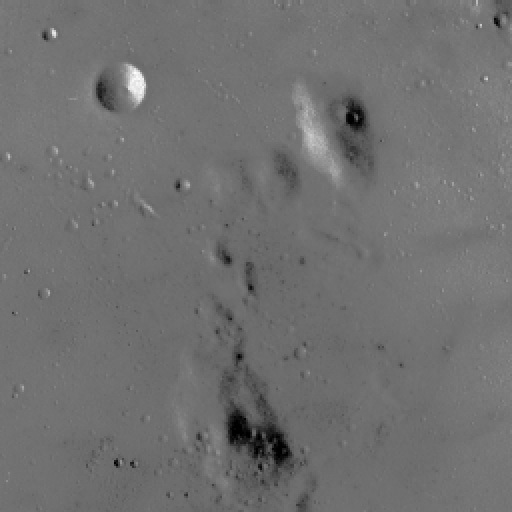
%> input picture DSP Practice/W4/Image_Proc_Egs/moon.jpg, 512 x 512 px
$ octave image2bin.m   (GNU Octave 9; MATLAB toolbox functions it lacks are replaced by stand-ins)
%> lines starting %> are read from the running program, lines starting %| are printed output that depends on the picture; in (x1, y1, x2, y2) boxes, pixels count from 0 and x2, y2 are one past the last pixel; in counts of white or black regions, pixels touching at a corner belong together; the program's own positions count from 1
m = imread('moon.jpg');
%> m is the input picture: size 512x512x3 uint8; min 0, max 255, mean 112.2
m2d = rgb2gray(m);


T = graythresh(m2d);
%> T = 0.341
b = imbinarize(m2d, T);
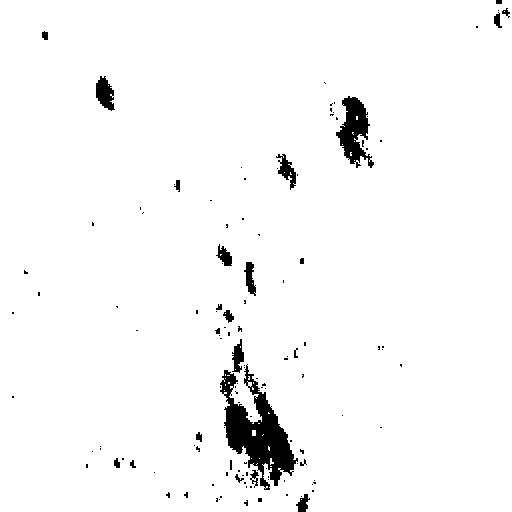
%> b: size 512x512 logical; 97% white; 126 black regions (101 under 20 px), largest, box (x1, y1, x2, y2) and area: (220, 364, 298, 490) 3937, (336, 96, 374, 168) 1385, (96, 76, 115, 111) 426

figure(1)
clf

subplot(1, 3, 1)
imshow(m2d);

subplot(1, 3, 2)
imshow(b);

subplot(1, 3, 3)
imhist(m2d)
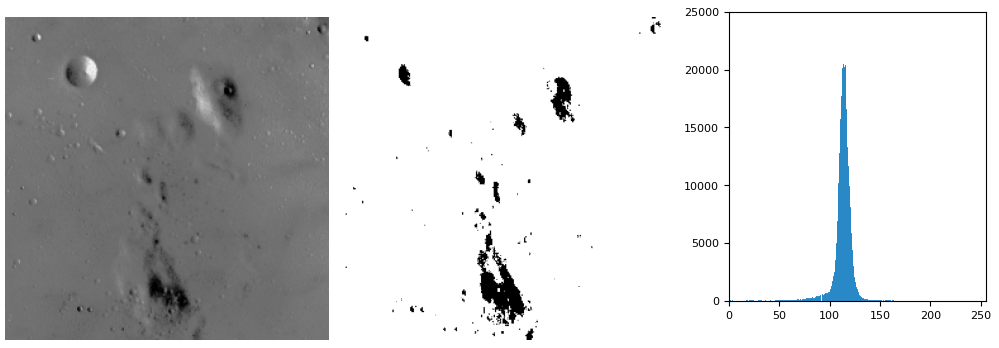
%> figure redrawn from the program's plot data, 3 panels

$ run again, with DSP Practice/W4/Image_Proc_Egs/Dave_Frame0001.jpg copied over DSP Practice/W4/Image_Proc_Egs/moon.jpg
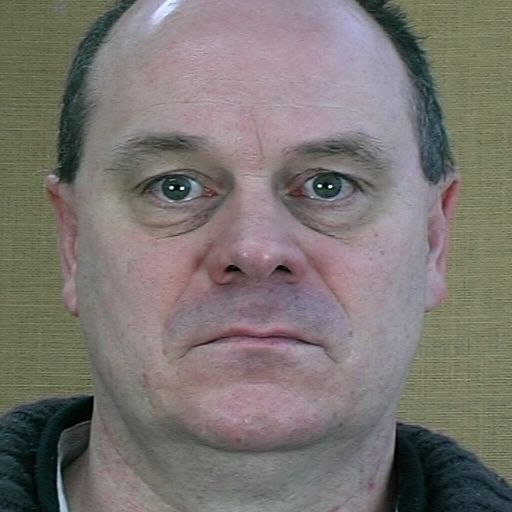
%> input picture DSP Practice/W4/Image_Proc_Egs/Dave_Frame0001.jpg, 512 x 512 px
%> m is the input picture: size 512x512x3 uint8; mean R, G, B 122.9, 117.1, 113.8
%> T = 0.353
%> `b = imbinarize(m2d, T);`:
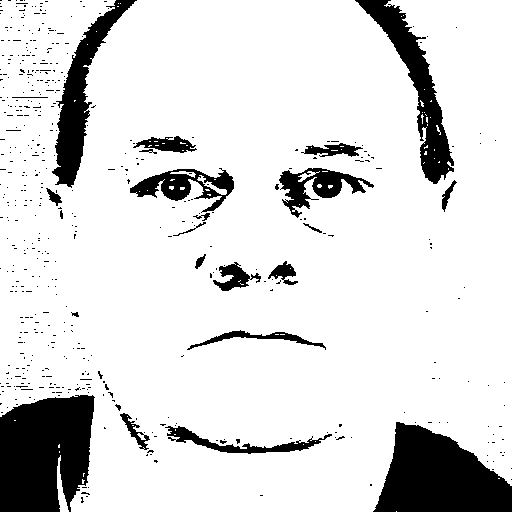
%> b: size 512x512 logical; 86.3% white; 505 black regions (481 under 20 px), largest, box (x1, y1, x2, y2) and area: (0, 395, 95, 512) 9244, (373, 422, 512, 512) 8311, (355, 0, 454, 184) 4473
%> `imhist(m2d)`:
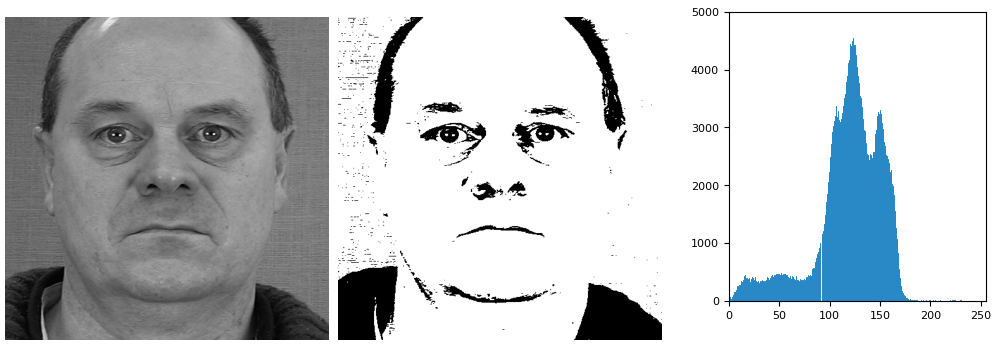
%> figure redrawn from the program's plot data, 3 panels
